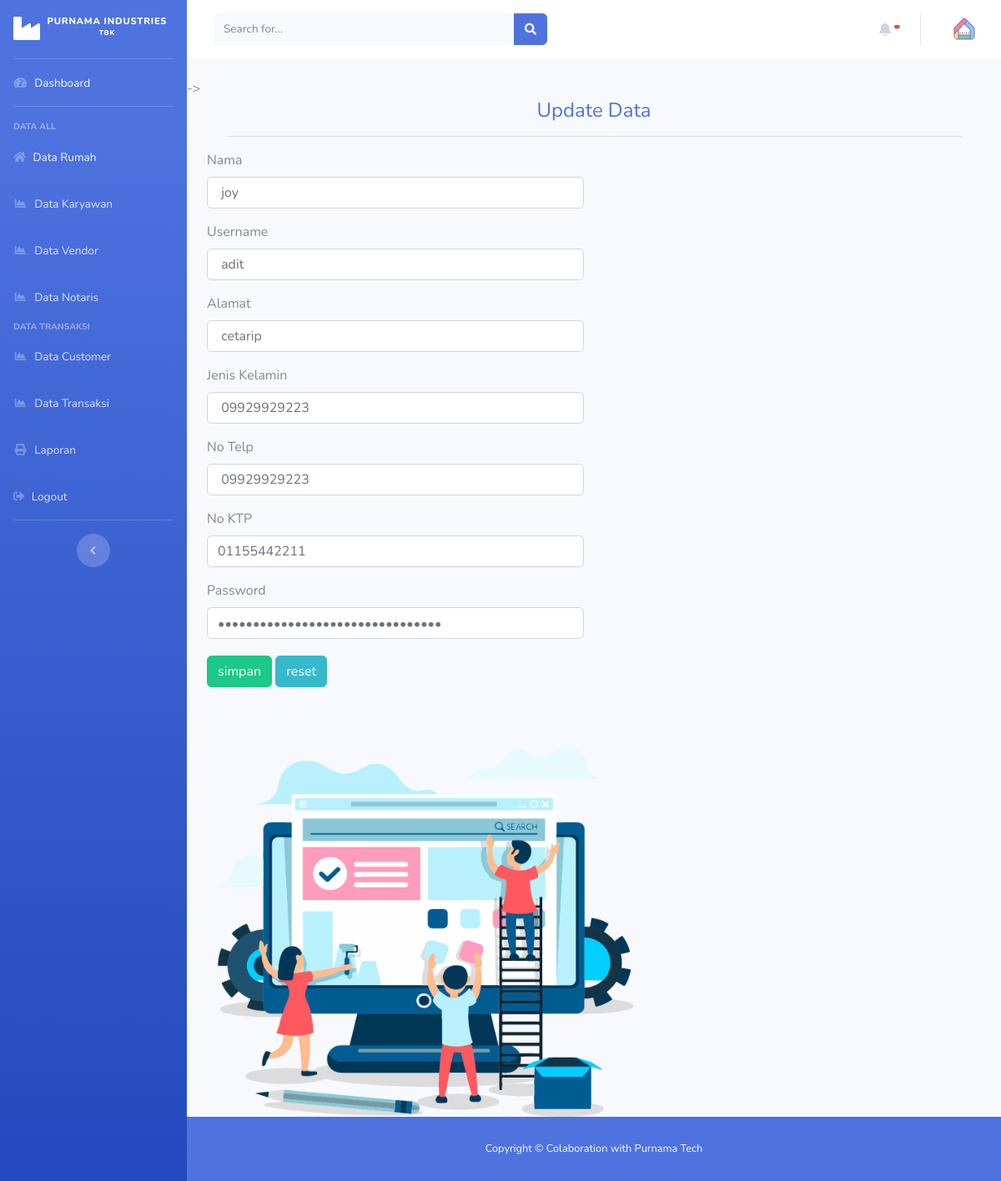
/admin/data_customer/update_customer/4, run on the app's committed database.
### tables this page shows
CREATE TABLE `customer` (
  `id_customer` int(20) NOT NULL,
  `nama` varchar(20) NOT NULL,
  `username` varchar(20) NOT NULL,
  `alamat` varchar(30) NOT NULL,
  `jenis_kelamin` varchar(20) NOT NULL,
  `no_telepon` varchar(20) NOT NULL,
  `no_ktp` varchar(30) NOT NULL,
  `password` varchar(100) NOT NULL,
  `role_id` int(11) NOT NULL
);

### application/controllers/admin/data_customer.php (called while the page is built, shortened)
<?php
class Data_customer extends CI_Controller
{
    public function update_customer($id)
    {
        $data['customer'] = $this->db->query("SELECT * from customer WHERE id_customer='$id'")->result();
        $this->load->view('templates_admin/header');
        $this->load->view('templates_admin/sidebar');
        $this->load->view('admin/form_update_customer', $data);
        $this->load->view('templates_admin/footer');
    }
}

### index.php (called while the page is built, shortened)
<?php
require_once BASEPATH.'core/CodeIgniter.php';

### application/views/admin/form_update_customer.php (the view, shortened to what this page needs)
<div class="container-fluid">
    <div class="content-wrapper">
        <div class="card-title text-center">
            <div class="container ">
                <h4 class="text-center text-primary">Update Data</h4>
                <hr class="divider topbar-divider">
            </div>
        </div>
        <?php foreach ($customer as $ct) : ?>
            <form action=" <?= base_url('admin/data_customer/proses_update_customer'); ?> " method="POST" enctype="multipart/form-data">
                <div class="row bg-light">
                    <div class="col-md-6">
                        <div class="form-group">
                            <label>Nama</label>
                            <input type="text" name="nama" class="form-control" value=" <?= $ct->nama ?> " required>
                        </div>
                        <div class="form-group">
                            <label>Username</label>
                            <input type="text" name="username" class="form-control" value=" <?= $ct->username ?> " required>
                        </div>
                        <div class="form-group">
                            <label>Alamat</label>
                            <input type="text" name="alamat" class="form-control" required value=" <?= $ct->alamat ?> ">
                        </div>
                        <div class="form-group">
                            <label>Jenis Kelamin</label>
                            <input type="text" name="jenis_kelamin" class="form-control" required value=" <?= $ct->no_telepon ?> ">
                        </div>
                        <div class="form-group">
                            <label>No Telp</label>
                            <input type="text" name="no_telepon" class="form-control" required value=" <?= $ct->no_telepon ?> ">
                        </div>
                        <div class="form-group">
                            <label>No KTP</label>
                            <input type="text" name="no_ktp" class="form-control" value="<?= $ct->no_ktp ?>" required>
                        </div>
                        <div class="form-group">
                            <label>Password</label>
                            <input type="password" name="password" class="form-control pb-1" value="<?= $ct->password ?>" required>
                        </div>
                        <button type="submit" class="btn btn-success mt-1 mb-4">simpan</button>
                        <button type="reset" class="btn btn-info mt-1 mb-4">reset</button>
                    </div>
                    <div class="row">
                        <div class="col-md-6 mt-lg-5">
                            <div class="container">
                                <img width="500px" src=" <?= base_url('assets/img/gbr3.png') ?> ">
                            </div>
                        </div>
                    </div>
                </div>
            </form>
        <?php endforeach; ?>
    </div>
</div>

### data on the page
customer: nama "joy", username "adit", alamat "cetarip", jenis_kelamin "09929929223", no_telepon "09929929223", no_ktp "01155442211"
